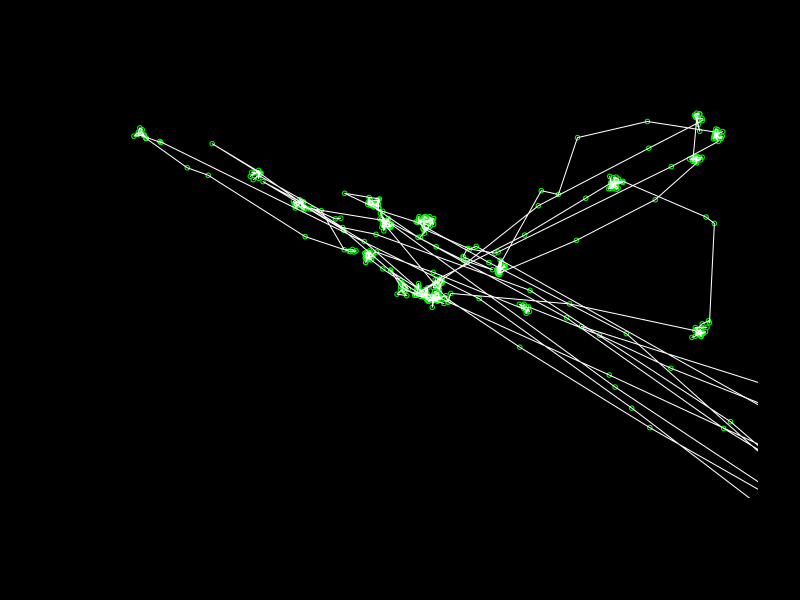

This figure's R source:
 # setwd("/Users/icke/Desktop/tobii-Eyetracker-R")
data <- read.table("tobii-CSVExport-All-Data-noheader-nofilter.tsv",sep="\t", header=TRUE)
# plot(data$GazePointX,data$GazePointY, main="eyetracker", sub="",xlab="X-axis GazePointX", ylab="GazePointY", ylim=c(1024,0), xlim=c(0,1280))
# png(filename="out.png", width = 1280, height = 1024,)
par(bg = 'black')
plot(data$GazePointX,data$GazePointY, sub="", xlab="", ylab="",axes=FALSE, ylim=c(1024,0), xlim=c(0,1280),col="black")
points(data$GazePointX,data$GazePointY, col = "green", cex = .6)
lines(data$GazePointX,data$GazePointY, col = "white")
# dev.off()